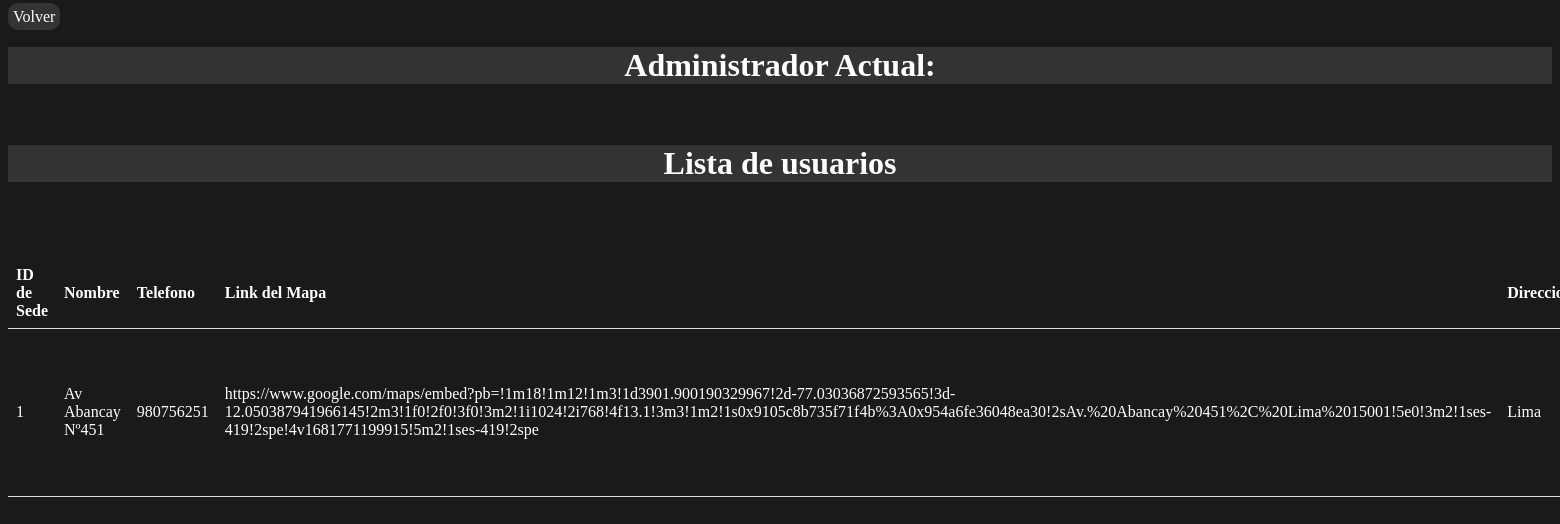
/paginas/administrador-sedes.php (signed in), run on the app's committed database.
### tables this page shows
CREATE TABLE `sede` (
  `idSede` int(11) NOT NULL,
  `nombre` varchar(255) NOT NULL,
  `idDireccion` int(11) NOT NULL,
  `telefono` varchar(9) NOT NULL,
  `mapa` varchar(400) NOT NULL
);

CREATE TABLE `direccion` (
  `idDireccion` int(11) NOT NULL,
  `nombre` varchar(255) NOT NULL
);

### paginas/administrador-sedes.php (the view, shortened to what this page needs)
<?php
include_once("../conexion/conexion.php");
function obtenerSedes() {
  global $conn;
  $sql = "SELECT sede.idSede, sede.nombre AS nombreSede, sede.idDireccion, sede.telefono, sede.mapa, direccion.nombre AS nombreDireccion FROM sede
  LEFT JOIN direccion ON sede.idDireccion = direccion.idDireccion";
  $result = $conn->query($sql);
  if ($result->num_rows > 0) {
      $sedes = array();
  while ($row = $result->fetch_assoc()) {
      $sedes[] = $row;
  }
      return $sedes;
  } else {
      return array();
  }
}
$sedes = obtenerSedes();
?>
<!DOCTYPE html>
<html lang="en">
<head>
    <link rel="stylesheet" href="../css/fontawesome-all.min.css">
<link rel="stylesheet" href="../css/style-administrador-users.css">
</head>
<body>
<a class="volver" href="administrador-indice.php">Volver</a>
<div class="container is-fluid">
<div class="col-xs-12">
  		<h1>Administrador Actual: </h1>
      <br>
		<h1>Lista de usuarios</h1>
    <br>
		<br>
           <br>
      <table class="table table-striped table-dark " id= "table_id">
        <thead>
            <tr>
              <th>ID de Sede</th>
              <th>Nombre</th>
              <th>Telefono</th>
              <th>Link del Mapa</th>
              <th>Direccion</th>
            </tr>
          </thead>
          <tbody>
          <?php foreach ($sedes as $fila) { ?>
            <tr>
              <td><?php echo $fila['idSede']; ?></td>
              <td><?php echo $fila['nombreSede']; ?></td>
              <td><?php echo $fila['telefono']; ?></td>
              <td><?php echo $fila['mapa']; ?></td>
              <td><?php echo $fila['nombreDireccion']; ?></td>
           </tr>
           <?php } ?>
          </tbody>
	</body>
</html>

### css/style-administrador-users.css (style rules this page uses)
body { background-color:#1a1a1a; }
table { width: 100%; border-collapse: collapse; }
h1 { color: #fff; text-align: center; background-color: #333; }
th, td { padding: 8px; text-align: left; border-bottom: 1px solid #ddd; color: #fff; }
.volver { text-decoration: none; padding: 5px; background-color: #333; color: #fff; border-radius: 10px; }

### data on the page
sede: idSede "1", nombre "Av Abancay Nº451", telefono "980756251", mapa "https://www.google.com/maps/embed?pb=!1m18!1m12!1m3!1d3901.900190329967!2d-77.03036872593565!3d-12.050387941966145!2m3!1f0!2f0!3f0!3m2!1i1024!2i768!4f13.1!3m3!1m2!1s0x9105c8b735f71f4b%3A0x954a6fe36048ea30!2sAv.%20Abancay%20451%2C%20Lima%2015001!5e0!3m2!1ses-419!2spe!4v1681771199915!5m2!1ses-419!2spe", idDireccion.nombre "Lima"
